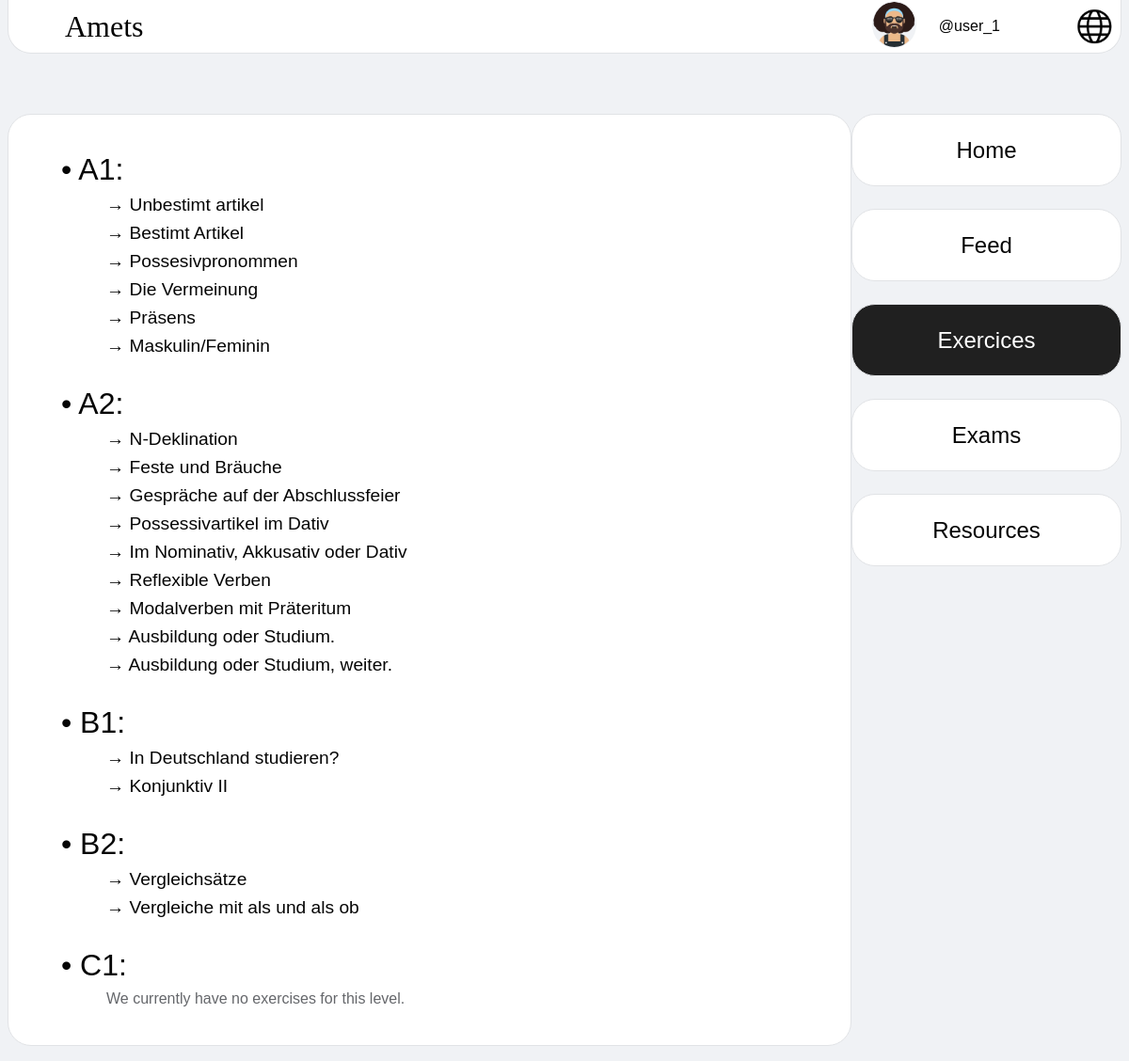
The app's page /exercises/ (signed in) with its own data.
### index/models.py (models this page shows, shortened)
class Profile (models.Model):
    user = models.OneToOneField(User, on_delete= models.CASCADE, unique= True)
    profile_points = models.IntegerField(default= 0)
    class ProfileAvatar (models.TextChoices):
        AVATAR_0 = 'index/images/avatars/avatar_0.png'
        AVATAR_1 = 'index/images/avatars/avatar_1.png'
        AVATAR_2 = 'index/images/avatars/avatar_2.png'
        AVATAR_3 = 'index/images/avatars/avatar_3.png'
        AVATAR_4 = 'index/images/avatars/avatar_4.png'
        AVATAR_5 = 'index/images/avatars/avatar_5.png'
    profile_avatar = models.CharField (max_length= 255, choices= ProfileAvatar.choices, default= ProfileAvatar.AVATAR_0)

class Exercise (models.Model):
    exercise_title = models.CharField(max_length=255)
    exercise_statement = models.TextField()
    exercise_options = models.CharField (max_length= 255, blank= True)
    exercise_documents = models.ManyToManyField(Document, blank= True)
    exercise_questions = models.ManyToManyField(Question)
    class ExerciseLevel (models.TextChoices):
        A1 = 'A1'
        A2 = 'A2'
        B1 = 'B1'
        B2 = 'B2'
        C1 = 'C1'
    exercise_level = models.CharField (max_length= 2, choices= ExerciseLevel.choices)
    @classmethod
    def getLvlExercises (cls, level):
        return Exercise.objects.all().filter(exercise_level= level)

### index/views.py (the view)
# urls.py: path('exercises/', views.exercises, name='exercises'),
def exercises(request):
    context = {'user': request.user}
    context['A1_list'] = Exercise.getLvlExercises(Exercise.ExerciseLevel.A1)
    context['A2_list'] = Exercise.getLvlExercises(Exercise.ExerciseLevel.A2)
    context['B1_list'] = Exercise.getLvlExercises(Exercise.ExerciseLevel.B1)
    context['B2_list'] = Exercise.getLvlExercises(Exercise.ExerciseLevel.B2)
    context['C1_list'] = Exercise.getLvlExercises(Exercise.ExerciseLevel.C1)
    return render(request, 'index/exercises.html', context)

### index/templates/index/exercises.html (shortened to what this page needs)
{% load static %}
<!DOCTYPE html>
<html>
    <head>
        <link rel="stylesheet" type="text/css" href="{% static 'index/exercises.css' %}">
    </head>
    <body>
        <div id="nav_bar">
            <a id="logo" href="{% url 'index:home' %}">Amets</a>
            <div id="user_block">
                {% if user.is_authenticated %}
                    <a href="{% url 'index:profile' user.username %}">
                        <img id="avatar_icon" src="{% static user.profile.profile_avatar %}" alt="Avatar icon" width="45.2" height="48">
                    </a>
                    <a id="username" href="{% url 'index:profile' user.username %}">@{{user.username}}</a>
                {% else %}
                    <a id="sign_in" href="{% url 'index:sign_in' %}">Sign in</a>
                {% endif %}
            </div>
            <img id="language_icon" src="{% static 'index/images/language_icon.png' %}" alt="Language icon" width="56" height="56" onclick="select()">
        </div>
        <div id="main_panel">
            <div id="exercises_panel">
                <label class="level_label">A1</label>
                {% if A1_list %}
                    {% for exercise in A1_list %}
                        <a class="exercise_link" href="{% url 'index:exercise' exercise.id %}">{{exercise.exercise_title}}</a>
                    {% endfor %}
                {% else %}
                    <span class="unavailable">We currently have no exercises for this level.</span>
                {% endif %}
                <label class="level_label">A2</label>
                {% if A2_list %}
                    {% for exercise in A2_list %}
                        <a class="exercise_link" href="{% url 'index:exercise' exercise.id %}">{{exercise.exercise_title}}</a>
                    {% endfor %}
                {% else %}
                    <span class="unavailable">We currently have no exercises for this level.</span>
                {% endif %}
                <label class="level_label">B1</label>
                {% if B1_list %}
                    {% for exercise in B1_list %}
                        <a class="exercise_link" href="{% url 'index:exercise' exercise.id %}">{{exercise.exercise_title}}</a>
                    {% endfor %}
                {% else %}
                    <span class="unavailable">We currently have no exercises for this level.</span>
                {% endif %}
                <label class="level_label">B2</label>
                {% if B2_list %}
                    {% for exercise in B2_list %}
                        <a class="exercise_link" href="{% url 'index:exercise' exercise.id %}">{{exercise.exercise_title}}</a>
                    {% endfor %}
                {% else %}
                    <span class="unavailable">We currently have no exercises for this level.</span>
                {% endif %}
                <label class="level_label">C1</label>
                {% if C1_list %}
                    {% for exercise in C1_list %}
                        <a class="exercise_link" href="{% url 'index:exercise' exercise.id %}">{{exercise.exercise_title}}</a>
                    {% endfor %}
                {% else %}
                    <span id="last_label" class="unavailable">We currently have no exercises for this level.</span>
                {% endif %}
            </div>
            <div id="side_panel">
                <a href="{% url 'index:home' %}">Home</a>
                <a href="{% url 'index:feed' %}">Feed</a>
                {% if user.is_authenticated %}
                    <a id="exercises_side_link" href="{% url 'index:exercises' %}">Exercices</a>
                    <a href="{% url 'index:exams' %}">Exams</a>
                    <a href="{% url 'index:resources' %}">Resources</a>
                {% endif %}
            </div>
        </div>
    </body>
</html>

### index/static/index/exercises.css (style rules this page uses)
* { margin: 0; padding: 0; font-family: Arial, Helvetica, sans-serif; color: rgb(5, 5, 5); }
:link { text-decoration: none; }
body { background-color: rgb(240, 242, 245); display: flex; flex-flow: column nowrap; }
#nav_bar { background-color: rgb(255, 255, 255); border-color: rgb(225, 227, 230); border-style: solid; border-width: 1px; border-top-width: 0px; border-bottom-left-radius: 25px; border-bottom-right-radius: 25px; position: sticky; top: 0px; margin-left: 8px; margin-right: 8px; display: flex; flex-flow: row nowrap; align-items: center; }
#logo { font-family: "Unica One", "Regular" !important; font-size: 32px; margin-right: auto; margin-left: 5vw; transition: font-size 0.5s ease; }
#user_block { margin-left: auto; display: flex; flex-flow: row nowrap; align-items: center; }
#avatar_icon { margin-right: 2vw; border-color: transparent; border-style: solid; border-width: 1px; border-radius: 50%; background-color: rgb(240, 242, 245); }
#username { margin-right: 2vw; }
#language_icon { cursor: pointer; margin-left: 4vw; }
#main_panel { margin-left: 8px; margin-right: 8px; margin-top: 8vh; display: flex; flex-flow: row nowrap; align-items: flex-start; }
#exercises_panel { margin-bottom: 16px; padding: 8px; width: 76.5vw; display: flex; flex-flow: column nowrap; align-items: flex-start; background-color: rgb(255, 255, 255); border-color: rgb(225, 227, 230); border-style: solid; border-width: 1px; border-radius: 25px; }
.level_label { font-size: xx-large; margin-top: 4vh; margin-left: 4vw; }
.level_label::before { content: '• '; }
.level_label::after { content: ':'; }
.exercise_link { font-size: larger; margin-top: 1vh; margin-left: 8vw; }
.exercise_link::before { content: '→ '; }
.unavailable { color: rgb(101, 103, 107); margin-top: 1vh; margin-left: 8vw; }
#last_label { margin-bottom: 4vh; }
#side_panel { margin-left: auto; display: flex; flex-flow: column nowrap; align-items: center; }
#side_panel > * { background-color: rgb(255, 255, 255); border-color: rgb(225, 227, 230); border-style: solid; border-width: 1px; border-radius: 25px; margin-bottom: 3vh; min-width: 285px; min-height: 75px; text-align: center; line-height: 75px; font-size: 24px; }
#exercises_side_link { animation-name: link_appear; animation-duration: 0.7s; animation-fill-mode: forwards; }

### records on screen
Exercise: exercise_title "Unbestimt artikel"
Exercise: exercise_title "Bestimt Artikel"
Exercise: exercise_title "Possesivpronommen"
Exercise: exercise_title "Die Vermeinung"
Exercise: exercise_title "Präsens"
Exercise: exercise_title "Maskulin/Feminin"
Exercise: exercise_title "N-Deklination"
Exercise: exercise_title "Feste und Bräuche"
Exercise: exercise_title "Gespräche auf der Abschlussfeier"
Exercise: exercise_title "Possessivartikel im Dativ"
Exercise: exercise_title "Im Nominativ, Akkusativ oder Dativ"
Exercise: exercise_title "Reflexible Verben"
Exercise: exercise_title "Modalverben mit Präteritum"
Exercise: exercise_title "Ausbildung oder Studium."
Exercise: exercise_title "Ausbildung oder Studium, weiter."
Exercise: exercise_title "In Deutschland studieren?"
Exercise: exercise_title "Konjunktiv II"
Exercise: exercise_title "Vergleichsätze"
Exercise: exercise_title "Vergleiche mit als und als ob"

### other values on screen
{{ user.username }} "user_1"
